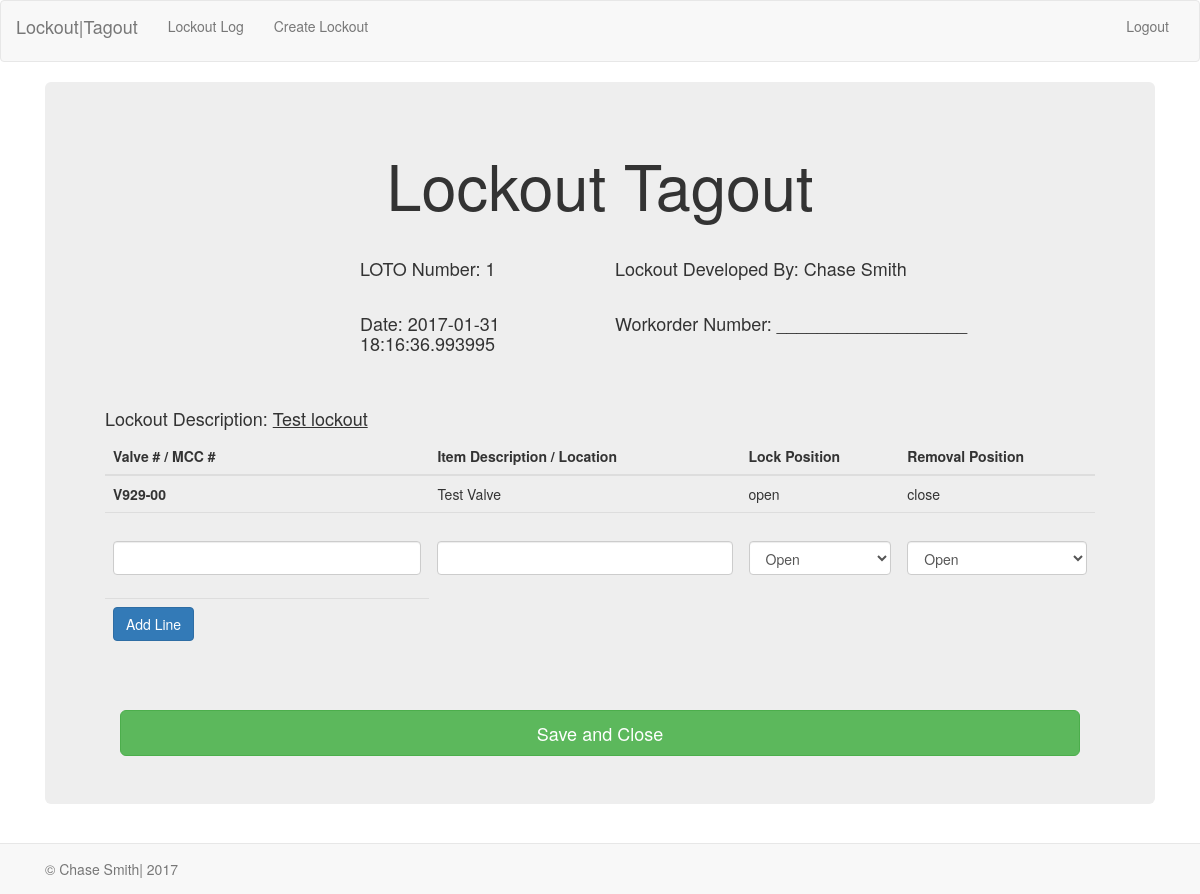
Page /save_lockout on the earlier database version.
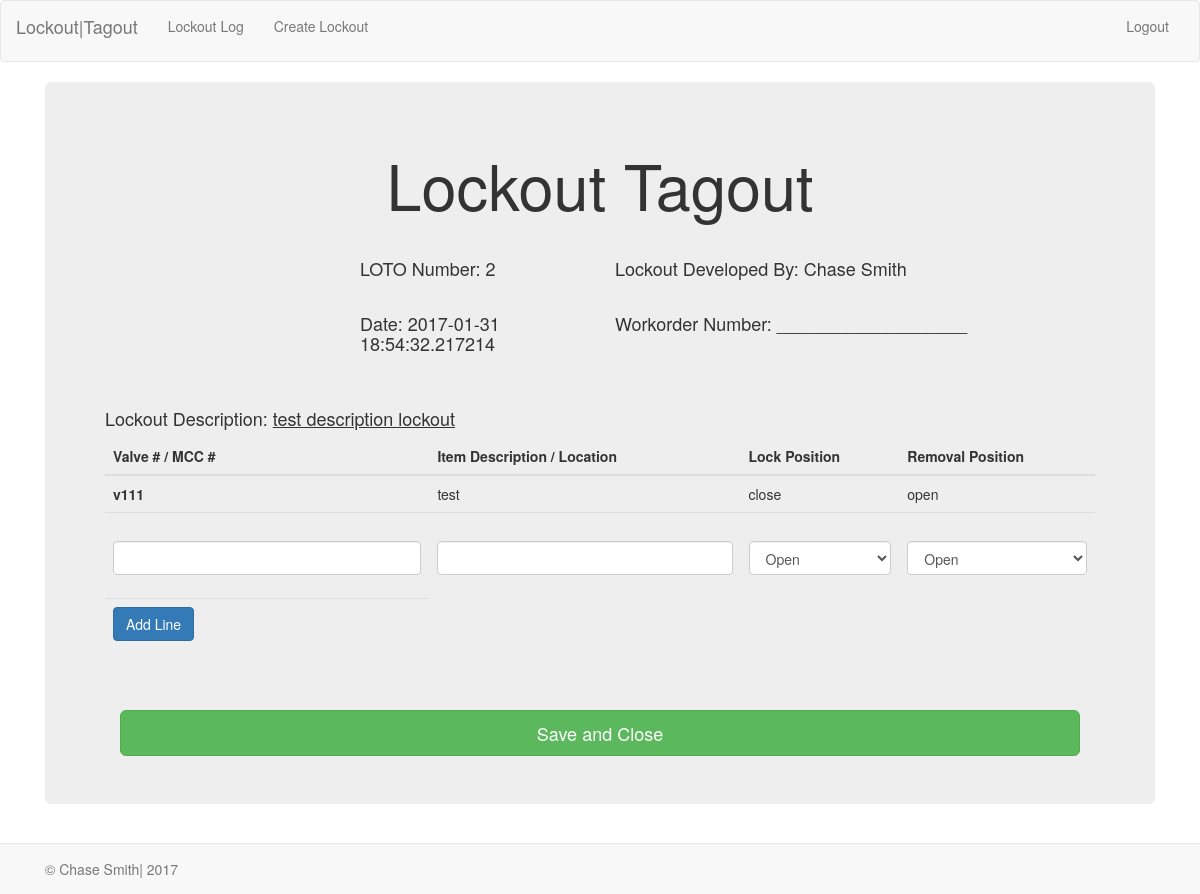
Same page on the later database version.
### models.py (models this page shows, shortened)
class Lockout(db.Model):
    __tablename__="lockout"
    id=db.Column(db.Integer, primary_key=True)
    lockout_description=db.Column(db.String(200), nullable=False)
    lockout_author = db.relationship('User', backref=db.backref('lockout_author', lazy='dynamic'))
    user_id=db.Column('user_id', db.Integer, db.ForeignKey('user.id'))
    filename=db.Column(db.String(300), nullable=True)
    status=db.Column(db.Boolean(), default=True)
    goggles=db.Column(db.Boolean(), default=False)
    faceshield=db.Column(db.Boolean(),default=False)
    fullface=db.Column(db.Boolean(), default=False)
    dustmask=db.Column(db.Boolean(), default=False)
    leathergloves=db.Column(db.Boolean(), default=False)
    saranax=db.Column(db.Boolean(), default=False)
    nitrilegloves=db.Column(db.Boolean(), default=False)
    chemicalgloves=db.Column(db.Boolean(), default=False)
    chemicalsuit=db.Column(db.Boolean(),default=False)
    tyrex=db.Column(db.Boolean(),default=False)
    rubberboots=db.Column(db.Boolean(),default=False)
    sar=db.Column(db.Boolean(),default=False)
    data=db.Column(db.LargeBinary(),nullable=True)
    date=db.Column(db.DateTime)
    ppe=db.Column(db.String(50), nullable=True)

class Lockout_Line(db.Model):
    __tablename__="lockout_line"
    id=db.Column(db.Integer, primary_key=True)
    valve_number=db.Column(db.String(10), nullable=False)
    line_description=db.Column(db.String(50), nullable=True)
    lock_position=db.Column(db.String(10), nullable=False)
    removal_position=db.Column(db.String(10), nullable=False)
    lockout=db.relationship('Lockout', backref=db.backref('lockout', lazy='dynamic'))
    lockout_id=db.Column('lockout_id', db.Integer, db.ForeignKey('lockout.id'))

### app.py (the view)
@app.route('/save_lockout', methods=['POST', 'GET'])
def save_lockout():
    all_lockout=db.session.query(Lockout).all()
    this_lockout=all_lockout[-1]
    lockout_line_form=LockoutLineForm(request.form)
    lockout_lines=this_lockout.lockout
    if request.method == 'POST':
        new_lockout_line=Lockout_Line(valve_number=lockout_line_form.valve_number.data,
                        line_description=lockout_line_form.line_description.data,
                        lock_position=lockout_line_form.lock_position.data,
                        removal_position=lockout_line_form.removal_position.data,
                        lockout=this_lockout)
        db.session.add(new_lockout_line)
        db.session.commit()
        return redirect(url_for('save_lockout'))
    else:
        return render_template('save_lockout.html', this_lockout=this_lockout, lockout_line_form=lockout_line_form, lockout_lines=lockout_lines)

### forms.py
class LockoutLineForm(Form):
    valve_number=StringField(u'',[validators.Length(max=10)])
    line_description=StringField(u'',[validators.Length(max=50)])
    lock_position=SelectField(u'', choices=[('open','Open'),('close','Close')])
    removal_position=SelectField(u'', choices=[('open','Open'),('close','Close')])

### templates/save_lockout.html (shortened to what this page needs)
{% extends "base.html" %}
{% import "bootstrap/wtf.html" as wtf %}
{% block content %}
<div class="container-fluid">
  <div class="jumbotron">
    <div class="text-center">
      <h1>Lockout Tagout</h1>
    </div>
      <br>
      <div class="row">
        <div class="col-xs-3 col-xs-offset-3 form-group">
          <h4> LOTO Number: {{ this_lockout.id }} </h4>
        </div>
        <div class="col-xs-6 form-group">
          <h4>Lockout Developed By: {{ this_lockout.lockout_author.first_name }} {{ this_lockout.lockout_author.last_name }}</h4>
        </div>
        <div class="col-xs-3 col-xs-offset-3 form-group">
          <h4>Date: {{ this_lockout.date }}</h4>
        </div>
        <div class="col-xs-6 form-group">
          <h4>Workorder Number: ___________________</h4>
        </div>
      </div>
    <br>
    <div class="row">
      <div class="col-xs-12">
        <h4>Lockout Description: <u>{{ this_lockout.lockout_description }}</u></h4>
      </div>
    </div>
      <table class="table" id="lines_table">
        <thead>
          <tr>
            <th>Valve # / MCC #</th>
            <th>Item Description / Location</th>
            <th>Lock Position</th>
            <th>Removal Position</th>
          </tr>
        </thead>
        <tbody>
          {% for each in lockout_lines %}
              <tr>
                <th scope="row">{{ each.valve_number}}</th>
                  <td>{{ each.line_description }}</td>
                  <td>{{ each.lock_position }}</td>
                  <td>{{ each.removal_position }}</td>
              </tr>
          {% endfor %}
        <form  method="POST" action="/save_lockout">
          <tr>
            <th scope="row">{{ wtf.form_field(lockout_line_form.valve_number) }}</th>
              <td>{{ wtf.form_field(lockout_line_form.line_description) }}</td>
              <td>{{ wtf.form_field(lockout_line_form.lock_position) }}</td>
              <td>{{ wtf.form_field(lockout_line_form.removal_position) }}</td>
          </tr>
          <tr>
            <th><button class="btn btn-primary" type="submit">Add Line</button></th>
          </tr>
        </tbody>
      </table>
    <div class="container">
      <hr>
      <a class="btn btn-success btn-lg btn-block" href="/" role="button">Save and Close</a>
    </diV>
  </div>
</div>
{% endblock %}

Differences in the rows shown:
no longer on this page (row unchanged): Lockout: id "1", date "2017-01-31 18:16:36.993995", lockout_description "Test lockout"
no longer on this page (row unchanged): Lockout_Line: valve_number "V929-00", line_description "Test Valve", lock_position "open", removal_position "close"
added Lockout: id "2", date "2017-01-31 18:54:32.217214", lockout_description "test description lockout"
added Lockout_Line: valve_number "v111", line_description "test", lock_position "close", removal_position "open"
